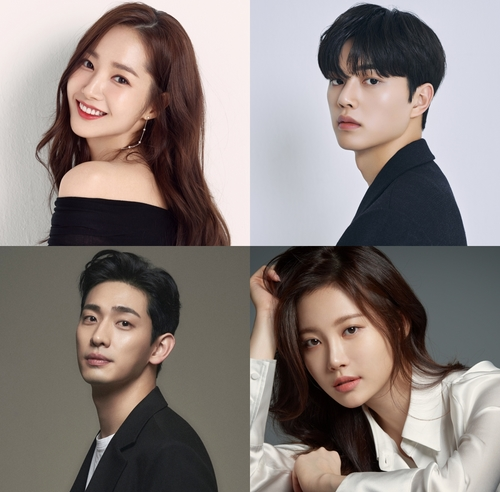
#> input picture KoGPT2-chatbot/imgs/2.jpg, 500 x 492 px
$ python my_opencv.py
#> lines starting #> are read from the running program, lines starting #| are printed output that depends on the picture; after the words box and inside, x2 and y2 are one past the last pixel; in counts of white or black regions, pixels touching at a corner belong together
import cv2


class MyOpenCV:
    def __init__(self):
        pass

    def execute(self):
        # haarcascade 불러오기
        # - 얼굴과 눈을 찾기위한 미리 학습된 샘플 데이터
        face_cascade = cv2.CascadeClassifier(cv2.data.haarcascades + 'haarcascade_frontalface_default.xml')
        eye_cascade = cv2.CascadeClassifier(cv2.data.haarcascades + 'haarcascade_eye.xml')

        # 이미지 불러오기
        # '샘플이미지경로': 얼굴을 검출하고싶은 이미지 경로를 작성해주세요
        img = cv2.imread('imgs/2.jpg')
#> img is the input picture: shape (492, 500, 3); mean B, G, R 123.5, 127.1, 136.9

        # 이미지 전처리
        gray = cv2.cvtColor(img, cv2.COLOR_BGR2GRAY)
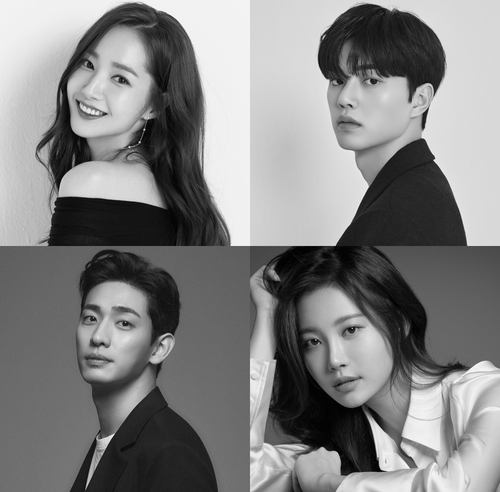
#> gray: shape (492, 500); min 0, max 251, mean 129.7

        # 얼굴 찾기
        faces = face_cascade.detectMultiScale(gray, 1.3, 5)
#> faces = [[53, 281, 102, 102], [284, 295, 106, 106]]
        for (x, y, w, h) in faces:
            cv2.rectangle(img, (x, y), (x + w, y + h), (255, 0, 0), 2)
            # 눈 찾기
            roi_color = img[y:y + h, x:x + w]
            roi_gray = gray[y:y + h, x:x + w]
            eyes = eye_cascade.detectMultiScale(roi_gray)
            for (ex, ey, ew, eh) in eyes:
                cv2.rectangle(roi_color, (ex, ey), (ex + ew, ey + eh), (0, 255, 0), 2)
#> this loop made 2 passes
#> (x, y, w, h, eyes) on passes 1 to 2: (53, 281, 102, 102, [[26, 26, 24, 24], [58, 30, 25, 25]]), (284, 295, 106, 106, [[52, 22, 27, 27], [17, 35, 25, 25]])
#> pass 1, in execute, `roi_color = img[y:y + h, x:x + w]`:
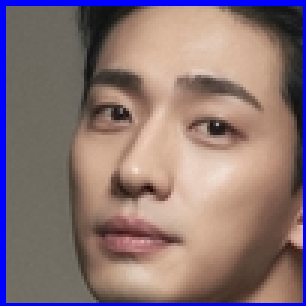
#> roi_color: shape (102, 102, 3) (shown 3 times larger); mean B, G, R 116.4, 115.6, 137.3
#> pass 1, in execute, `roi_gray = gray[y:y + h, x:x + w]`:
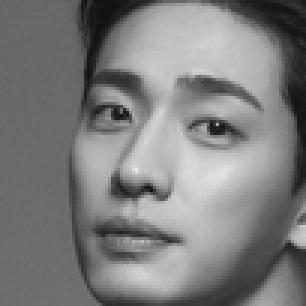
#> roi_gray: shape (102, 102) (shown 3 times larger); min 15, max 233, mean 125.4
#> pass 2, in execute, `roi_color = img[y:y + h, x:x + w]`:
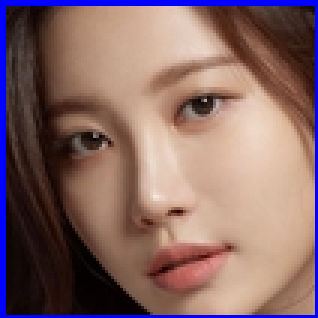
#> roi_color: shape (106, 106, 3) (shown 3 times larger); mean B, G, R 102.9, 103.9, 133.8
#> pass 2, in execute, `roi_gray = gray[y:y + h, x:x + w]`:
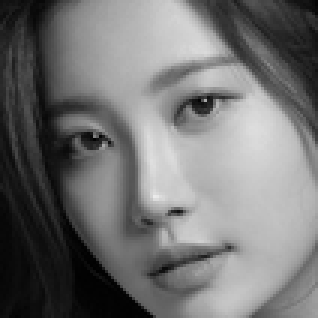
#> roi_gray: shape (106, 106) (shown 3 times larger); min 0, max 235, mean 114.7
#> after the loop:
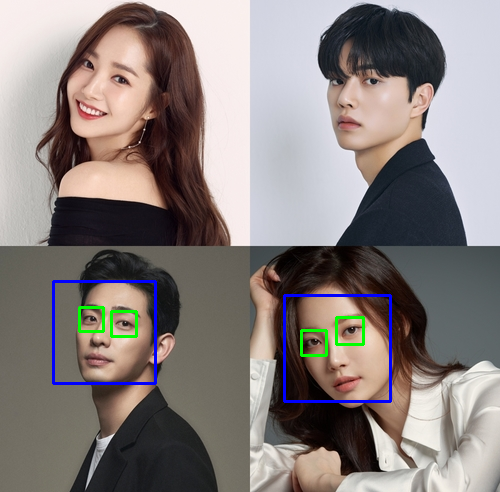
#> img: shape (492, 500, 3); 1.5% of pixels changed, all inside (x1, y1, x2, y2) = (52, 280, 392, 403)
#> after the loop:
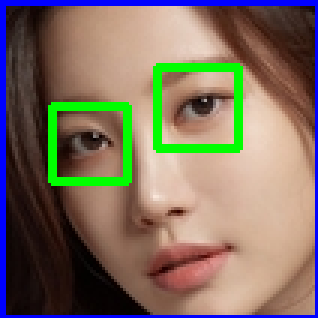
#> roi_color: shape (106, 106, 3) (shown 3 times larger); 5.48% of pixels changed, all inside (x1, y1, x2, y2) = (16, 21, 81, 62)

        # 결과 출력
        cv2.imshow('image', img)

        key = cv2.waitKey(0)
#> (key Esc is pressed here)
        cv2.destroyAllWindows()


if __name__ == '__main__':
    m = MyOpenCV()
    m.execute()

$ run again, with KoGPT2-chatbot/imgs/1.jpg copied over KoGPT2-chatbot/imgs/2.jpg
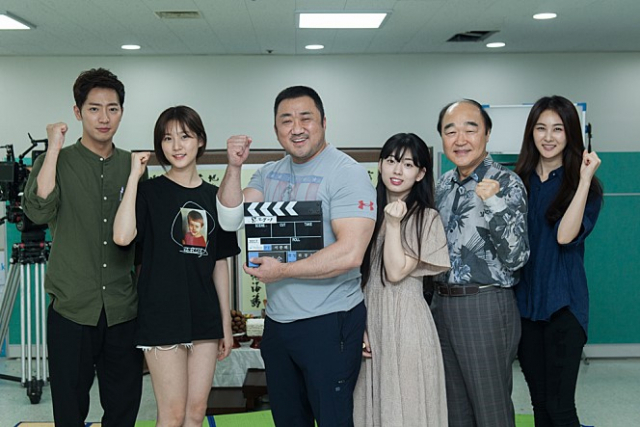
#> input picture KoGPT2-chatbot/imgs/1.jpg, 640 x 427 px
#> in execute, img is the input picture: shape (427, 640, 3); mean B, G, R 106.5, 109.4, 96.5
#> faces = [[526, 110, 48, 48], [154, 120, 47, 47], [75, 86, 57, 57], [269, 97, 58, 58], [434, 108, 57, 57]]
#> the loop in execute, `for (x, y, w, h) in faces:` made 5 passes
#> after the loop in execute, `for (x, y, w, h) in faces:`:
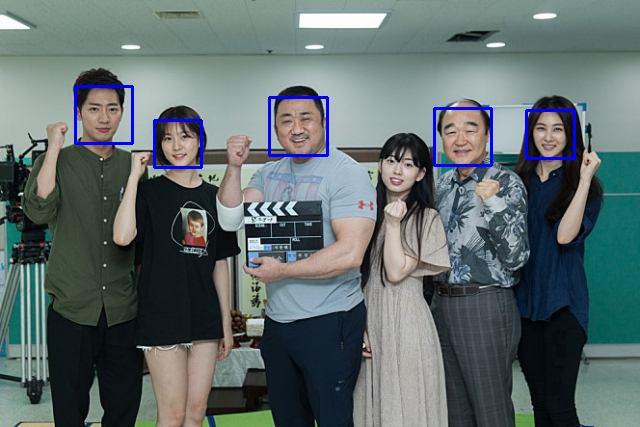
#> img: shape (427, 640, 3); 1.17% of pixels changed, all inside (x1, y1, x2, y2) = (74, 85, 576, 169)
#> after the loop in execute, `for (x, y, w, h) in faces:`:
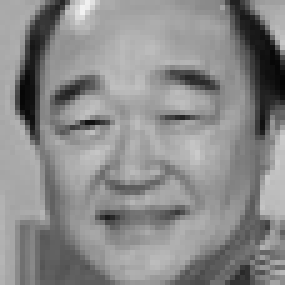
#> roi_gray: shape (57, 57) (shown 5 times larger); min 2, max 242, mean 138.2

$ run again, with KoGPT2-chatbot/imgs/me.jpg copied over KoGPT2-chatbot/imgs/2.jpg
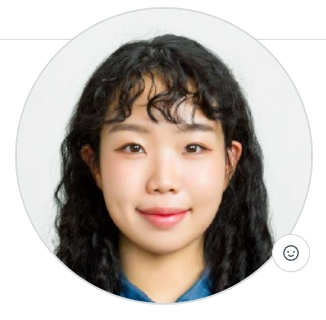
#> input picture KoGPT2-chatbot/imgs/me.jpg, 326 x 320 px
#> in execute, img is the input picture: shape (320, 326, 3); mean B, G, R 174.2, 180.2, 188.5
#> faces = [[81, 85, 168, 168]]
#> the loop in execute, `for (x, y, w, h) in faces:` made 1 pass
#> (x, y, w, h, eyes) on pass 1: (81, 85, 168, 168, [[30, 43, 41, 41], [91, 43, 40, 40]])
#> pass 1, in execute, `roi_gray = gray[y:y + h, x:x + w]`:
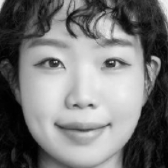
#> roi_gray: shape (168, 168); min 0, max 241, mean 119
#> after the loop in execute, `for (x, y, w, h) in faces:`:
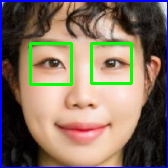
#> roi_color: shape (168, 168, 3); mean B, G, R 97.9, 113.3, 130.9
